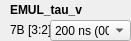
    <widget class="QWidget" name="widget_30" native="true">
     <property name="geometry">
      <rect>
       <x>140</x>
       <y>360</y>
       <width>131</width>
       <height>41</height>
      </rect>
     </property>
     <widget class="QLabel" name="label_522">
      <property name="geometry">
       <rect>
        <x>10</x>
        <y>0</y>
        <width>111</width>
        <height>20</height>
       </rect>
      </property>
      <property name="font">
       <font>
        <weight>75</weight>
        <bold>true</bold>
       </font>
      </property>
      <property name="text">
       <string>EMUL_tau_v</string>
      </property>
     </widget>
     <widget class="QLabel" name="addr_EMUL_tau_v">
      <property name="geometry">
       <rect>
        <x>10</x>
        <y>20</y>
        <width>101</width>
        <height>20</height>
       </rect>
      </property>
      <property name="text">
       <string>7B [3:2]</string>
      </property>
     </widget>
     <widget class="QComboBox" name="comboBox_EMUL_tau_v">
      <property name="geometry">
       <rect>
        <x>50</x>
        <y>20</y>
        <width>81</width>
        <height>21</height>
       </rect>
      </property>
      <item>
       <property name="text">
        <string>200 ns (00)</string>
       </property>
      </item>
      <item>
       <property name="text">
        <string>300 ns (01)</string>
       </property>
      </item>
      <item>
       <property name="text">
        <string>400 ns (10)</string>
       </property>
      </item>
      <item>
       <property name="text">
        <string>500 ns (11)</string>
       </property>
      </item>
     </widget>
    </widget>
